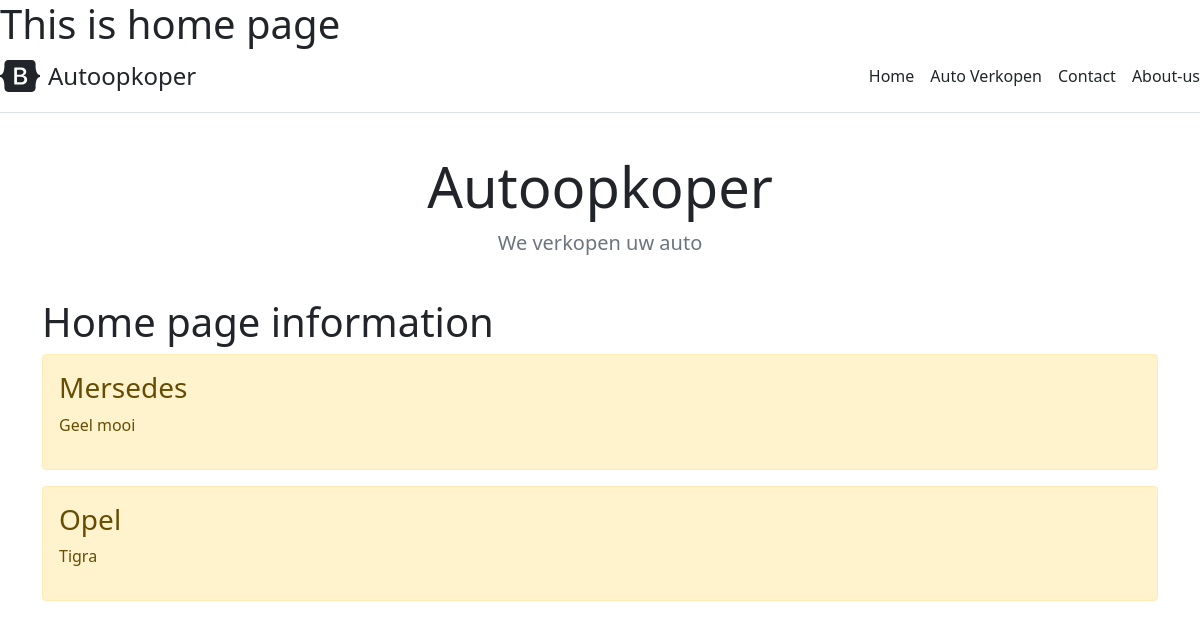
The app's page /, older data.
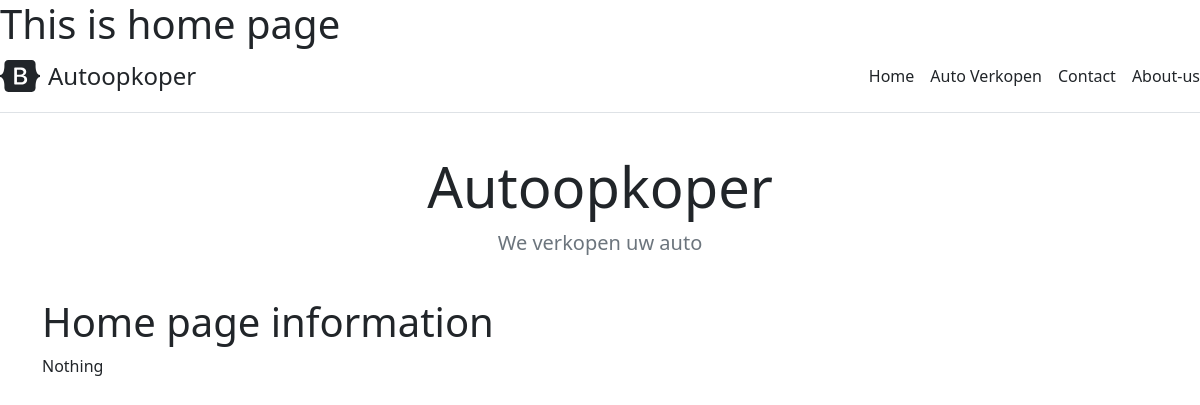
The same page, newer data.
### main/models.py (models this page shows, shortened)
class Task(models.Model):
    title = models.CharField('Merk : ', max_length=50)
    task = models.TextField( 'Beschrijving:')
    class Meta:
        verbose_name ='Brandstof:'
        verbose_name_plural = "Brandstofs"

### main/views.py (the view)
# urls.py: path('', views.index, name='home'),
def index(request):
    tasks = Task.objects.order_by('id')
    return render(request, 'main/index.html', {'title': 'Main page', 'tasks': tasks})

### main/templates/main/index.html (shortened to what this page needs)
{% extends 'main/base.html'%}
{% block content %}
    <h1>Home page information</h1>
    {%if tasks%}
    {% for el in tasks %}
    <div class="alert alert-warning mt-2">
        <h3>{{ el.title }}</h3>
        <p>{{el.task}}</p>
    </div>
    {%endfor%}
   {% else %}
    <p>Nothing</p>
    {% endif %}
{%endblock%}

### main/templates/main/base.html (shortened to what this page needs)
<!doctype html>
<html lang="en">
<head>
    <link rel="stylesheet" href="https://cdn.jsdelivr.net/npm/bootstrap@5.1.3/dist/css/bootstrap.min.css">
</head>
<body>
    <h1>This is home page</h1>
    <header>
    <div class="d-flex flex-column flex-md-row align-items-center pb-3 mb-4 border-bottom">
      <a href="/" class="d-flex align-items-center text-dark text-decoration-none">
        <span class="fs-4">Autoopkoper</span>
      </a>
      <nav class="d-inline-flex mt-2 mt-md-0 ms-md-auto">
        <a class="me-3 py-2 text-dark text-decoration-none" href="{%url 'home'%}">Home</a>
        <a class="me-3 py-2 text-dark text-decoration-none" href="{%url 'verkopen'%}">Auto Verkopen</a>
        <a class="me-3 py-2 text-dark text-decoration-none" href="contact">Contact</a>
        <a class="py-2 text-dark text-decoration-none" href="{%url 'about'%}">About-us</a>
      </nav>
    </div>
    <div class="pricing-header p-3 pb-md-4 mx-auto text-center">
      <h1 class="display-4 fw-normal">Autoopkoper</h1>
      <p class="fs-5 text-muted">We verkopen uw auto</p>
    </div>
  </header>
    <div class="container">
        {% block content %} Main content {%endblock%}
    </div>
</body>
</html>

Row changes from the older to the newer data that the page shows:
removed Task: title "Mersedes", task "Geel mooi"
removed Task: title "Opel", task "Tigra"
Text that changed along with them:
text now shown: "Nothing"
